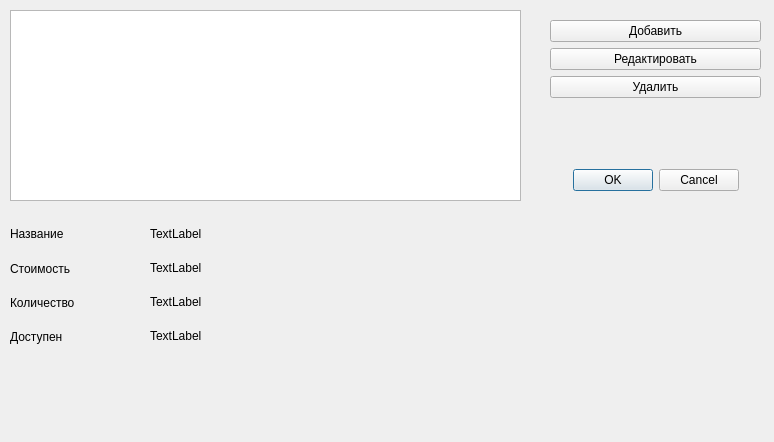
<?xml version="1.0" encoding="UTF-8"?>
<ui version="4.0">
 <class>Dialog_dmitrieva</class>
 <widget class="QDialog" name="Dialog_dmitrieva">
  <property name="geometry">
   <rect>
    <x>0</x>
    <y>0</y>
    <width>774</width>
    <height>442</height>
   </rect>
  </property>
  <property name="windowTitle">
   <string>Dialog</string>
  </property>
  <widget class="QListWidget" name="listWidget">
   <property name="geometry">
    <rect>
     <x>10</x>
     <y>10</y>
     <width>511</width>
     <height>191</height>
    </rect>
   </property>
  </widget>
  <widget class="QWidget" name="gridLayoutWidget">
   <property name="geometry">
    <rect>
     <x>550</x>
     <y>20</y>
     <width>211</width>
     <height>171</height>
    </rect>
   </property>
   <layout class="QGridLayout" name="gridLayout_menu">
    <item row="2" column="0">
     <widget class="QPushButton" name="pushButton">
      <property name="text">
       <string>Удалить</string>
      </property>
     </widget>
    </item>
    <item row="1" column="0">
     <widget class="QPushButton" name="pushButton_2">
      <property name="text">
       <string>Редактировать</string>
      </property>
     </widget>
    </item>
    <item row="0" column="0">
     <widget class="QPushButton" name="pushButton_3">
      <property name="text">
       <string>Добавить</string>
      </property>
     </widget>
    </item>
    <item row="4" column="0">
     <widget class="QDialogButtonBox" name="ok_buttonbox">
      <property name="standardButtons">
       <set>QDialogButtonBox::StandardButton::Cancel|QDialogButtonBox::StandardButton::Ok</set>
      </property>
      <property name="centerButtons">
       <bool>true</bool>
      </property>
     </widget>
    </item>
    <item row="3" column="0">
     <spacer name="verticalSpacer">
      <property name="orientation">
       <enum>Qt::Orientation::Vertical</enum>
      </property>
      <property name="sizeHint" stdset="0">
       <size>
        <width>20</width>
        <height>40</height>
       </size>
      </property>
     </spacer>
    </item>
   </layout>
  </widget>
  <widget class="QWidget" name="gridLayoutWidget_2">
   <property name="geometry">
    <rect>
     <x>10</x>
     <y>220</y>
     <width>91</width>
     <height>131</height>
    </rect>
   </property>
   <layout class="QGridLayout" name="gridLayout_fields">
    <item row="4" column="0">
     <widget class="QLabel" name="status_label">
      <property name="text">
       <string>Доступен</string>
      </property>
     </widget>
    </item>
    <item row="3" column="0">
     <widget class="QLabel" name="amount_label">
      <property name="text">
       <string>Количество</string>
      </property>
     </widget>
    </item>
    <item row="1" column="0">
     <widget class="QLabel" name="name_label">
      <property name="text">
       <string>Название</string>
      </property>
     </widget>
    </item>
    <item row="2" column="0">
     <widget class="QLabel" name="price_label">
      <property name="text">
       <string>Стоимость</string>
      </property>
     </widget>
    </item>
   </layout>
  </widget>
  <widget class="QWidget" name="gridLayoutWidget_3">
   <property name="geometry">
    <rect>
     <x>150</x>
     <y>220</y>
     <width>441</width>
     <height>130</height>
    </rect>
   </property>
   <layout class="QGridLayout" name="gridLayout_answers">
    <item row="2" column="0">
     <widget class="QLabel" name="amount_ans_label">
      <property name="text">
       <string>TextLabel</string>
      </property>
     </widget>
    </item>
    <item row="3" column="0">
     <widget class="QLabel" name="status_ans_label">
      <property name="text">
       <string>TextLabel</string>
      </property>
     </widget>
    </item>
    <item row="0" column="0">
     <widget class="QLabel" name="name_ans_label">
      <property name="text">
       <string>TextLabel</string>
      </property>
     </widget>
    </item>
    <item row="1" column="0">
     <widget class="QLabel" name="price_ans_label">
      <property name="text">
       <string>TextLabel</string>
      </property>
     </widget>
    </item>
   </layout>
  </widget>
 </widget>
 <resources/>
 <connections/>
</ui>
